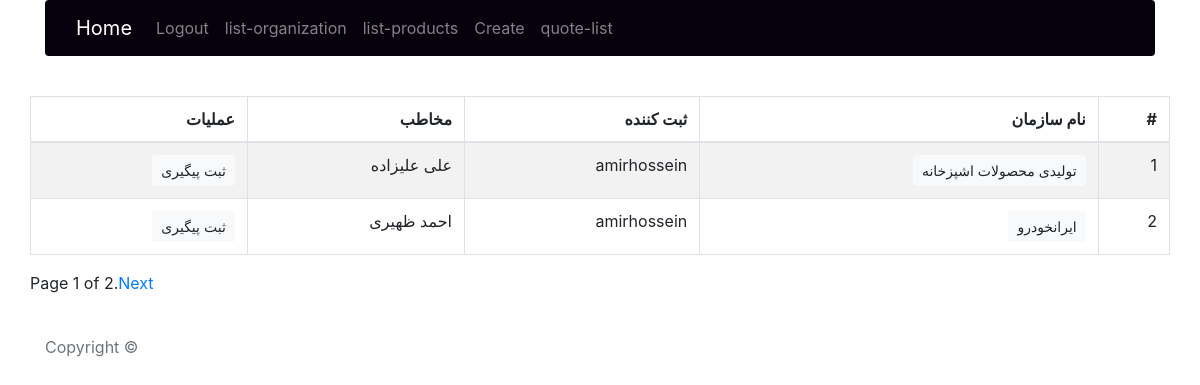
Page /organization-list (signed in) on the committed database.
### organization/models.py (models this page shows, shortened)
class Organization(models.Model):
    city = models.CharField(max_length=50, verbose_name='نام استان')
    organization_name = models.CharField(max_length=50, verbose_name='نام سازمان')
    phone = models.CharField(max_length=11, verbose_name='تلفن')
    number_of_labor = models.IntegerField(verbose_name='تعداد کارگران')
    full_name = models.CharField(max_length=50, verbose_name='نام و نام خانوادگی')
    Manufactured_products = models.ManyToManyField('products.OrganizationProducts', verbose_name='محصول تولیدی', blank=True)
    phone_number = models.CharField(validators=[phone_regex], max_length=11, verbose_name='شماره تلفن')
    email = models.CharField(max_length=100 ,verbose_name='ایمیل')
    created_on = models.DateTimeField(verbose_name='تاریخ ایجاد', auto_now_add=True)
    user = models.ForeignKey('auth.User', verbose_name='کاربر', on_delete=models.PROTECT)
    class Meta:
        permissions = []
        verbose_name = 'سازمان '
        verbose_name_plural = 'سازمان ها'

### organization/views.py (the view)
# urls.py: path('organization-list', views.ListOrganization.as_view(), name='list-organization'),
class ListOrganization(LoginRequiredMixin,ListView):
    queryset = models.Organization.objects.all()
    paginate_by = 2
    def get_queryset(self):
        qs = super().get_queryset()
        qs = qs.filter(user=self.request.user)
        return qs
    def get_context_data(self, **kwargs):
        context = super(ListOrganization, self).get_context_data(**kwargs)
        list_exam = models.Organization.objects.all()
        paginator = Paginator(list_exam, self.paginate_by)
        page = self.request.GET.get('page')
        try:
            file_exams = paginator.page(page)
        except PageNotAnInteger:
            file_exams = paginator.page(1)
        except EmptyPage:
            file_exams = paginator.page(paginator.num_pages)
        context['list_exams'] = file_exams
        return context

### organization/templates/organization/organization_list.html
{% extends 'organization/base.html' %}
{% load static %}
{% block content %}
        <table class="table table-bordered table-striped" dir="rtl" align="right">
            <thead>
                <tr>
                    <th>#</th>
                    <th>نام سازمان</th>
                    <th>ثبت کننده</th>
                    <th>مخاطب</th>
                    <th>عملیات</th>
                </tr>
            </thead>
            <tbody>
                {% for i in object_list %}
                <tr>
                    <td>{{ forloop.counter }}</td>
                    <td>
                        <a href="{% url 'organization:vieworganization' i.pk%}" class="btn btn-sm btn-light">
                            {{ i.organization_name }}
                        </a>
                    </td>
                    <td>{{ request.user }}</td>
                    <td>{{ i.full_name }}</td>
                    <td>
                        <a href="{% url 'followup:create-followup' %}" class="btn btn-sm btn-light">
                            ثبت پیگیری
                        </a>
                    </td>
                </tr>
                {% endfor %}
            </tbody>
        </table>
        {% include 'organization/pagination.html' %}
{% endblock %}

### rows in the picture
Organization: organization_name "تولیدی محصولات اشپزخانه", full_name "علی علیزاده"
Organization: organization_name "ایرانخودرو", full_name "احمد ظهیری"

### other values in the picture
{{ request.user }} "amirhossein"
{{ page_obj.number }} "1"
{{ page_obj.paginator.num_pages }} "2"
